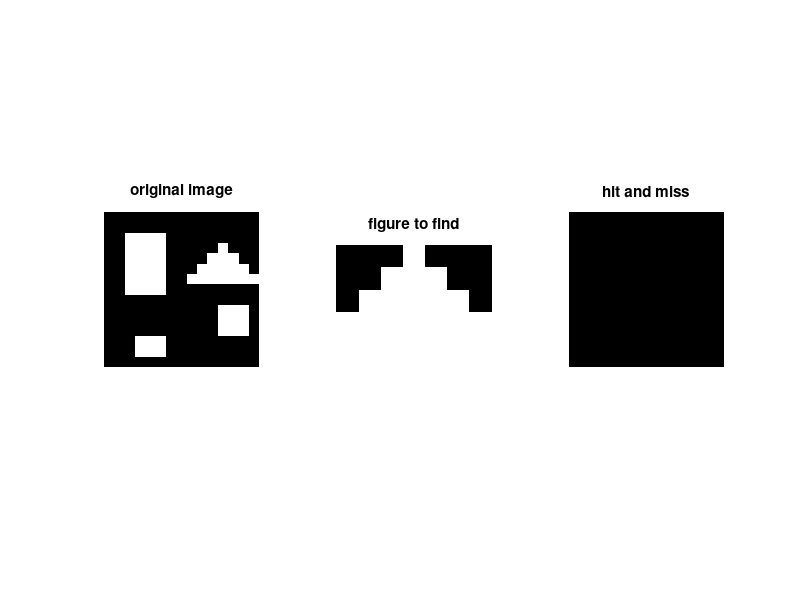

MATLAB code for this plot:
image = [0 0 0 0 0 0 0 0 0 0 0 0 0 0 0;
         0 0 0 0 0 0 0 0 0 0 0 0 0 0 0;
         0 0 1 1 1 1 0 0 0 0 0 0 0 0 0;
         0 0 1 1 1 1 0 0 0 0 0 1 0 0 0;
         0 0 1 1 1 1 0 0 0 0 1 1 1 0 0;
         0 0 1 1 1 1 0 0 0 1 1 1 1 1 0;
         0 0 1 1 1 1 0 0 1 1 1 1 1 1 1;
         0 0 1 1 1 1 0 0 0 0 0 0 0 0 0;
         0 0 0 0 0 0 0 0 0 0 0 0 0 0 0;
         0 0 0 0 0 0 0 0 0 0 0 1 1 1 0;
         0 0 0 0 0 0 0 0 0 0 0 1 1 1 0;
         0 0 0 0 0 0 0 0 0 0 0 1 1 1 0;
         0 0 0 1 1 1 0 0 0 0 0 0 0 0 0;
         0 0 0 1 1 1 0 0 0 0 0 0 0 0 0;
         0 0 0 0 0 0 0 0 0 0 0 0 0 0 0];

D = [0 0 0 1 0 0 0;
     0 0 1 1 1 0 0;
     0 1 1 1 1 1 0;
     1 1 1 1 1 1 1];

[rd cd] = size(D);
WminusD = zeros(rd+2 , cd+2);

for i = 2:rd+1
    for j = 2:cd+1
        WminusD(i,j) = D(i-1, j-1);
    end
end

AeroD = imerode(image,D);
imagecomp = bitcmp(image,1);
ero2 = imerode(imagecomp,WminusD);
finalImg = bitand(AeroD, ero2);

subplot(1,3,1),imshow(image),title('original image');
subplot(1,3,2),imshow(D),title('figure to find');
subplot(1,3,3),imshow(finalImg),title('hit and miss');